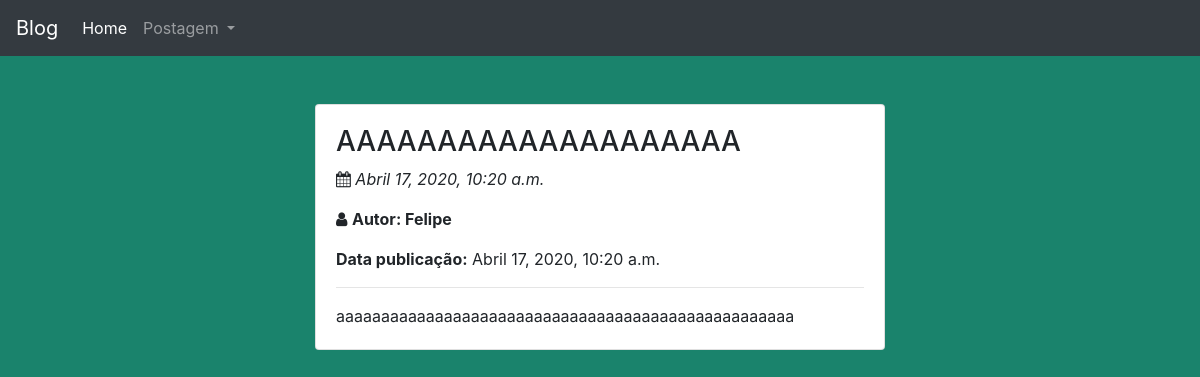
The app's page /post/4/ with its own data.
### blog/models.py (models this page shows, shortened)
class Postagem(models.Model):
    titulo = models.CharField(max_length=200)
    texto = models.TextField()
    autor = models.ForeignKey(settings.AUTH_USER_MODEL, on_delete=models.CASCADE)
    data_criacao = models.DateTimeField(default=timezone.now)
    data_publicacao = models.DateTimeField(blank=True, null=True)

### blog/views.py (the view)
# urls.py: path('post/<int:pk>/', views.detalhe_post, name="detalhe_post"),
def detalhe_post(request, pk):
    postagem = Postagem.objects.get(pk=pk)
    return render(request, 'detalhe_postagem.html', {'postagem': postagem})

### blog/templates/detalhe_postagem.html
{% extends 'base.html' %}
{% block content %}
<div class='container-fluid'>
    <div class='row'>
        <div class='col-3'></div>
        <div class='col-6'>
            <div class='card mt-5'>
                <div class='card-body'>
                    <h3>{{ postagem.titulo }}</h3>
                    <p><i class="fa fa-calendar"></i> <i>{{postagem.data_criacao}}</i></p>
                    <p><i class="fa fa-user"></i> <b>Autor: {{postagem.autor.username}}</b>
                    {% if postagem.data_publicacao %}
                    <p><b>Data publicação:</b> {{ postagem.data_publicacao }}</p>
                    </p>
                    {% endif %}
                    <hr>
                    <p class='card-text'>{{postagem.texto|linebreaksbr}}</p>
                </div>
                <div class='col-3'></div>
            </div>
        </div>
    </div>
</div>
{% endblock %}

### records on screen
Postagem: titulo "AAAAAAAAAAAAAAAAAAAA", data_criacao "Abril 17, 2020, 10:20 a.m.", autor.username "Felipe", data_publicacao "Abril 17, 2020, 10:20 a.m.", texto "aaaaaaaaaaaaaaaaaaaaaaaaaaaaaaaaaaaaaaaaaaaaaaaaaaa"
